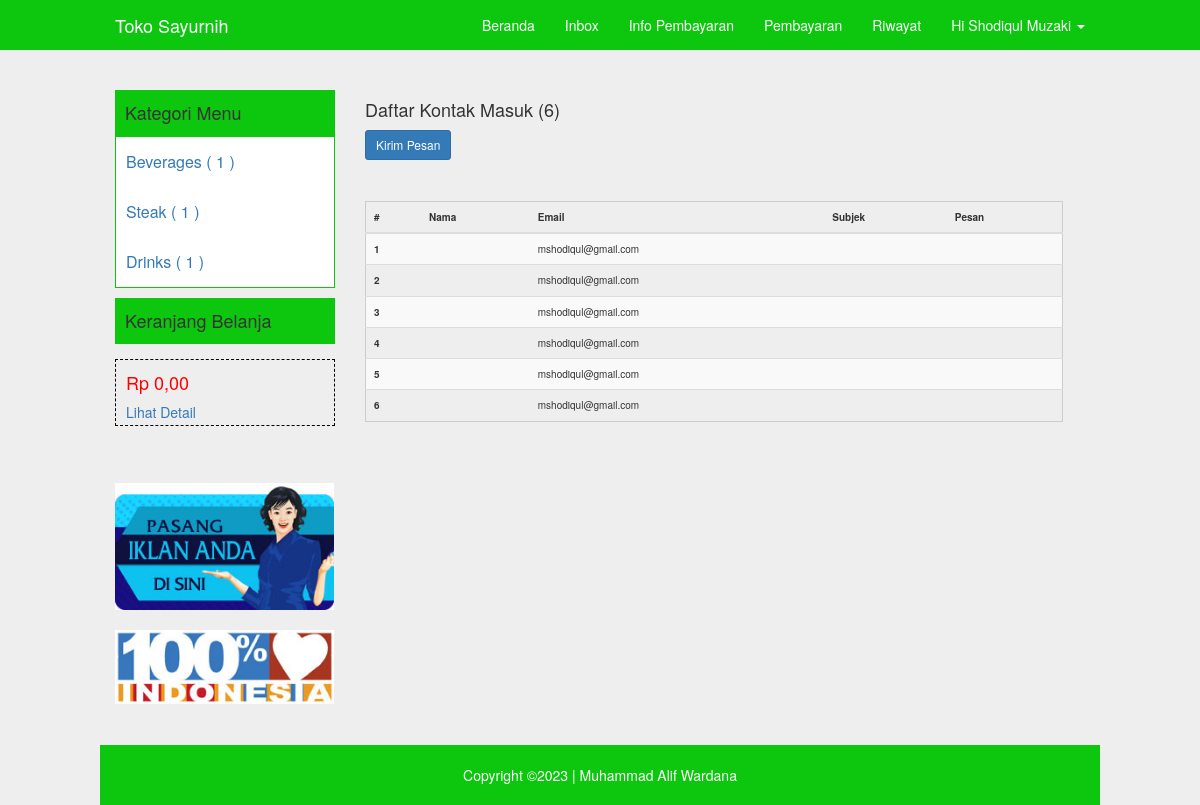
Screenshot of /inbox.php (signed in) with the database file from the repository.
### tables this page shows
CREATE TABLE IF NOT EXISTS `user` (
`id` int(5) NOT NULL,
  `nama` varchar(50) NOT NULL,
  `email` varchar(75) NOT NULL,
  `telephone` varchar(20) NOT NULL,
  `alamat` text NOT NULL,
  `password` varchar(100) NOT NULL,
  `status` enum('user','admin') NOT NULL
);

CREATE TABLE IF NOT EXISTS `kategori_produk` (
`id` int(3) NOT NULL,
  `nama` varchar(100) NOT NULL,
  `deskripsi` text NOT NULL
);

CREATE TABLE IF NOT EXISTS `kontak` (
`id` int(11) NOT NULL,
  `nama` varchar(50) NOT NULL,
  `email` varchar(100) NOT NULL,
  `subjek` varchar(200) NOT NULL,
  `pesan` text NOT NULL
);

### inc/config.php (called while the page is built, shortened)
<?php
	$url = "http://localhost/tokosayurnih/";
	$no = 1;
?>

### inbox.php (the view, shortened to what this page needs)
<?php
include "inc/config.php";
include "layout/header.php";
?>
<div class="container">
    <div class="col-md-9">
        <div class="row">
            <div class="col-md-12">
                <?php
                $q = mysqli_query($conn, "select * from kontak where email='$_SESSION[iam_user_email]'");
                $j = mysqli_num_rows($q);
                ?>
                <h4>Daftar Kontak Masuk (<?php echo ($j > 0) ? $j : 0; ?>)</h4>
                <a class="btn btn-sm btn-primary" href="kontak.php?act=create">Kirim Pesan</a>
                <hr>
                <table class="table table-striped table-hove">
                    <thead>
                        <tr>
                            <th>#</th>
                            <th>Nama</th>
                            <th>Email</th>
                            <th>Subjek</th>
                            <th>Pesan</th>
                        </tr>
                    </thead>
                    <tbody>
                        <?php while ($data = mysqli_fetch_object($q)) { ?>
                            <tr>
                                <th scope="row"><?php echo $no++; ?></th>
                                <td><?php echo $data->nama ?></td>
                                <td><?php echo $data->email ?></td>
                                <td><?php echo $data->subjek ?></td>
                                <td><?php echo $data->pesan ?></td>
                            </tr>
                        <?php } ?>
                    </tbody>
                </table>
            </div>
        </div>
    </div>
</div>
            <?php include "layout/footer.php"; ?>

### layout/header.php (shortened to what this page needs)
<!DOCTYPE html>
<html lang="en">
<head>
  <link href="<?php echo $url ?>assets/bootstrap/css/bootstrap.css" rel="stylesheet">
  <link href="<?php echo $url ?>assets/bootstrap/css/datetimepicker.css" rel="stylesheet">
  <link href="<?php echo $url ?>assets/css/navbar-fixed-top.css" rel="stylesheet">
  <link href="<?php echo $url ?>assets/css/full-slider.css" rel="stylesheet">
  <link href="<?php echo $url ?>assets/css/style.css" rel="stylesheet">
</head>
<body>
  <nav class="navbar navbar-default navbar-fixed-top navbar-blue">
    <div class="container">
      <div class="navbar-header">
        <a class="navbar-brand" href="#">Toko Sayurnih</a>
      </div>
      <div id="navbar" class="navbar-collapse collapse">
        <ul class="nav navbar-nav navbar-right">
          <li><a href="<?php echo $url ?>">Beranda</a></li>
          <li><a href="<?php echo $url ?>inbox.php">Inbox</a></li>
          <li><a href="<?php echo $url ?>info.php">Info Pembayaran</a></li>
          <?php if (!empty($_SESSION['iam_user'])) { ?>
            <?php
            $user = mysqli_fetch_object(mysqli_query($conn, "SELECT * FROM user where id='$_SESSION[iam_user]'"));
            ?>
            <li><a href="<?php echo $url ?>pembayaran.php">Pembayaran</a></li>
            <li><a href="<?php echo $url ?>riwayat.php">Riwayat</a></li>
            <li class="dropdown">
              <a href="#" class="dropdown-toggle" data-toggle="dropdown" role="button" aria-haspopup="true" aria-expanded="false">Hi <?php echo $user->nama; ?> <span class="caret"></span></a>
            </li>
          <?php } ?>
        </ul>
      </div>
    </div>
  </nav>
  <div class="container" style="margin-top:20px;">
    <div class="row">
      <div class="col-md-3">
        <div style="background:#0cc70e; width:100%; height:auto; padding-top:3px;padding-bottom:3px; padding-left:10px;">
          <h4>Kategori Menu</h4>
        </div>
        <ul class="kategori">
          <?php
          $kategori = mysqli_query($conn, "SELECT * FROM kategori_produk");
          while ($data = mysqli_fetch_array($kategori)) {
          ?>
            <li><a href="<?php echo $url; ?>menu.php?kategori=<?php echo $data['id'] ?>"><?php echo $data['nama']; ?> (
                <?php
                $ck = mysqli_num_rows(mysqli_query($conn, "SELECT * FROM produk WHERE kategori_produk_id='$data[id]'"));
                if ($ck > 0) {
                  echo $ck;
                } else {
                  echo 0;
                } ?>
                )</a></li>
          <?php } ?>
        </ul>
        <div style="background:#0cc70e; width:100%; height:auto; padding-top:3px;padding-bottom:3px; padding-left:10px; 	margin-bottom:15px;">
          <h4>Keranjang Belanja</h4>
        </div>
        <div style=" width:100%; height:auto; padding-top:3px;padding-bottom:3px; padding-left:10px; 	margin-bottom:15px; border: 1px dashed #000;">
          <?php
          if (isset($_SESSION['cart'])) {
            $total = 0;
            $cart = unserialize($_SESSION['cart']);
            if ($cart == '') {
              $cart = [];
            }
            foreach ($cart as $id => $qty) {
              $product = mysqli_fetch_array(mysqli_query($conn, "select * from produk WHERE id='$id'"));
              if (isset($product)) {
                $t = $qty * $product['harga'];
                $total += $t;
              }
            }
            echo '<h4 style="color:#f00;">Rp ' . number_format($total, 2, ',', '.') . '</h4>';
          } else {
            echo '<h4 style="color:#f00;">Rp 0,00</h4>';
          }
          ?>
          <a href="<?php echo $url; ?>keranjang.php">Lihat Detail</a>
        </div>
        <div class="row col-md-12">
        </div>
        <div class="row col-md-12">
          <hr>
          <img src="<?php echo $url . 'img/contohiklan.jpg'; ?>" width="115%"><br><br>
          <img src="<?php echo $url . 'img/ilove_indonesia.jpg'; ?>" width="115%">
        </div>
      </div>

### assets/css/navbar-fixed-top.css (style rules this page uses)
body { padding-top: 70px; }

### assets/css/style.css (style rules this page uses)
@media (min-width: 768px) { .container { width: 750px; } }
@media (min-width: 992px) { .container { width: 970px; } }
@media (min-width: 1200px) { .container { width: 1000px; } }
.kategori li { list-style: none; margin-left: -40px; font-size: 16px; line-height: 30px; }
.table { border: 1px solid#CCC; }
table td, table th { padding: 10px; font-size: 10px; }
* { transition: all 200ms ease-in-out; }
body { background-color: #eee; }
.navbar-blue { background-color: #0cc70e; border: none; color: #fff; }
.navbar-blue .navbar-brand { color: #fff; }
.navbar-blue .navbar-nav li > a { color: #fff; }
.kategori { border: 1px solid#0cc70e; background-color: #fff; }
.kategori li { padding: 10px; }

### rows the page displays
user: nama "Shodiqul Muzaki"
kategori_produk: nama "Beverages", ck "1"
kategori_produk: nama "Steak", ck "1"
kategori_produk: nama "Drinks", ck "1"
kontak: email "mshodiqul@gmail.com"
kontak: email "mshodiqul@gmail.com"
kontak: email "mshodiqul@gmail.com"
kontak: email "mshodiqul@gmail.com"
kontak: email "mshodiqul@gmail.com"
kontak: email "mshodiqul@gmail.com"

### other values shown
$j "6"
